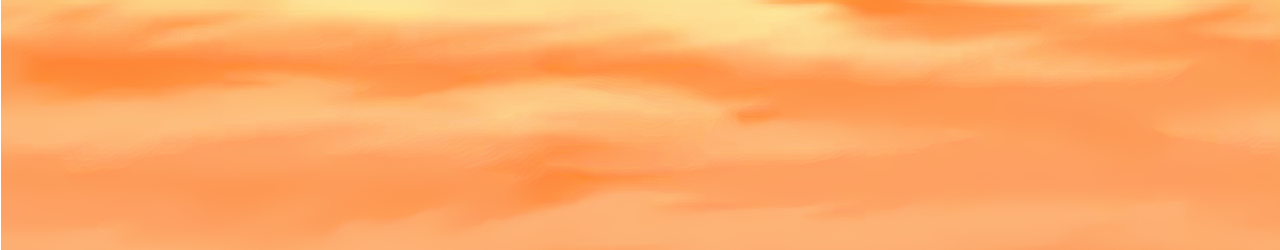
#> input picture Graphics/Menu/Original HD/level_select_screen_sky_16x9.png, 1280 x 250 px, found by its file name
$ python -i scale_menu_hd_640.py   (imports and definitions only)
#> lines starting #> are read from the running program, lines starting #| are printed output that depends on the picture
#!/usr/bin/env python3
"""Scale HD menu slices into the VDAC2 640x480 menu coordinate space."""

from __future__ import annotations

import json
from pathlib import Path
from typing import Any

from PIL import Image


ROOT = Path(__file__).resolve().parents[2]
SRC = ROOT / "Graphics" / "Menu" / "Original HD"
OUT = ROOT / "Graphics" / "Menu" / "Original to 640-480"
SRC_JSON = SRC / "menu_hd_slices.json"
OUT_JSON = OUT / "menu_hd_slices_640x480.json"
SCALE_NUM = 2
SCALE_DEN = 3


def scaled(value: int) -> int:
    return (value * SCALE_NUM + SCALE_DEN // 2) // SCALE_DEN


def scale_size(width: int, height: int) -> tuple[int, int]:
    return scaled(width), scaled(height)


# [6 lines left out: function resize_file, not called in this run]


def crop_and_scale_sky(source_name: str, output_name: str) -> tuple[int, int]:
    # Sky strips use the same centered 16:9 -> 4:3 x crop as the screen canvases.
#> called with output_name = 'out.png'
    with Image.open(SRC / source_name) as image:
#> image is the input picture: PIL image 1280x250 RGBA; mean R, G, B, A 253.3, 170, 102.4, 254.8
        crop = image.convert("RGBA").crop((160, 0, 1120, image.height))
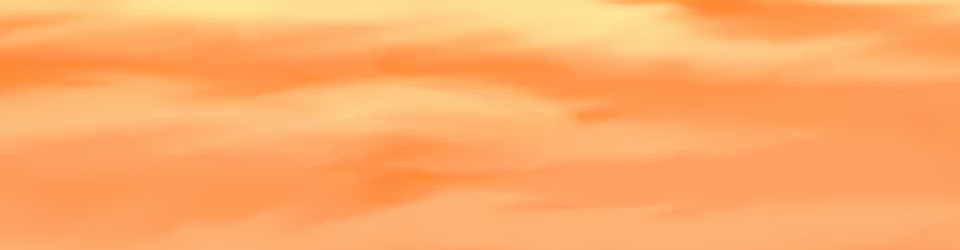
#> crop: PIL image 960x250 RGBA; mean R, G, B, A 253.3, 171.5, 103.8, 255
        output_size = scale_size(crop.width, crop.height)
#> output_size = (640, 167)
        crop.resize(output_size, Image.Resampling.LANCZOS).save(OUT / output_name)
    return output_size


def local_rect(size: tuple[int, int]) -> list[int]:
    return [0, 0, size[0], size[1]]


def scaled_atlas_rect(rect: list[int]) -> list[int]:
    return [scaled(value) for value in rect]


# [99 lines left out: functions add_asset, scale_single_layers, scale_state_groups, main, not called in this run]


# [2 lines not run here, left out]

>>> result = crop_and_scale_sky('../../../../Graphics/Menu/Original HD/level_select_screen_sky_16x9.png', 'out.png')
#> result = (640, 167)
